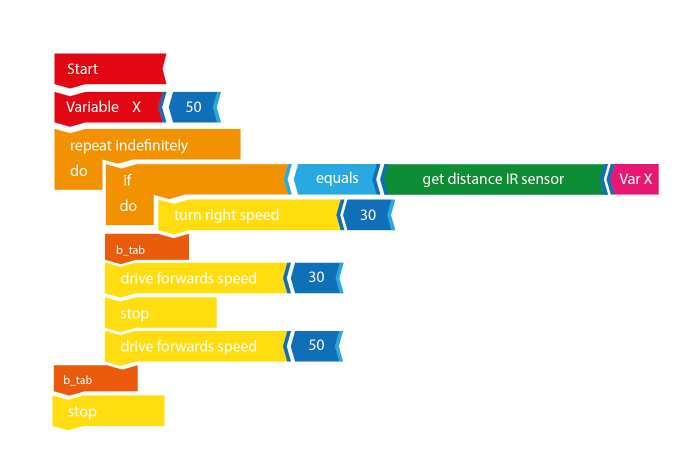
#> input picture test_images/complex_example_image.PNG, 1360 x 910 px (shown at 1/2 size)
$ jupyter execute --allow-errors complex-example.ipynb   (shell and % lines are left out)
#> lines starting #> are read from the running program, lines starting #| are printed output that depends on the picture; after the words box and inside, x2 and y2 are one past the last pixel; in counts of white or black regions, pixels touching at a corner belong together
# Complex example

The goal of this notebook is to combine everything that i learned from previous experiments and make a more generic and reliable process that is closer to the actual 'final' program that will hanlde pictures of tangible programs.

## Init

[cell 1]
# TODO: check imports
import numpy as np
import matplotlib.pyplot as plt
import cv2 as cv
import pytesseract
import os
from PIL import Image
from scipy.ndimage import label
from scipy.ndimage import binary_closing
from anytree import Node, RenderTree

# First block id + 1
BLOCK_ID = 0

# List that holds block objects
block_list = []

A = np.array(Image.open('test_images/complex_example_image.PNG'))
#> A is the input picture: shape (910, 1360, 4); mean R, G, B, A 241.9, 233.5, 212.2, 255
A = cv.resize(A, dsize=(1500, 1200), interpolation=cv.INTER_CUBIC)
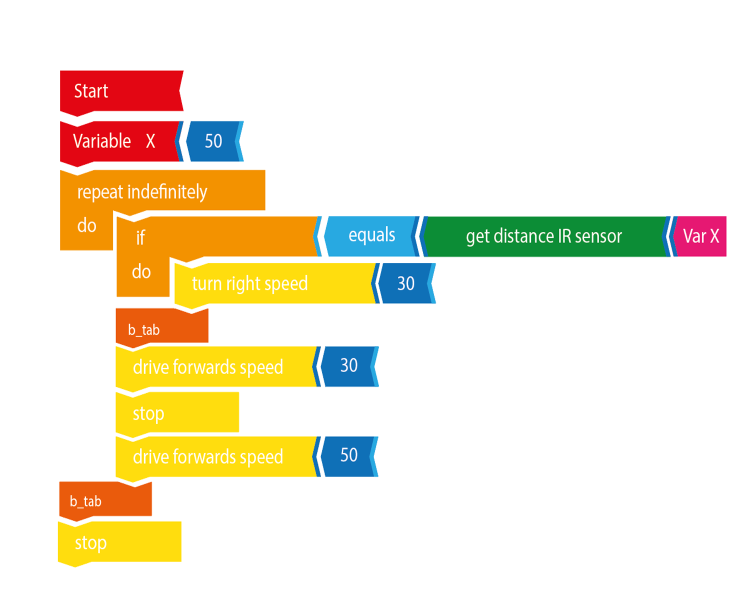
#> A: shape (1200, 1500, 4) (shown at 1/2 size); mean R, G, B, A 241.9, 233.5, 212.1, 255

class code_block:
    # [7 lines left out: function __init__, not called in this run]

    def __str__(self):
        return '{self.b_id}, "{self.text}" at ({self.x}, {self.y})'.format(self = self)

# [5 lines left out: function new_block, not called in this run]

# Seperate Components

In order to seperate and label each block from the image i convert it to the HSV colorspace and apply the connected component method on the thresholded saturation chanel. This will work for most pictures of tangilble programs on a white background as colorful block will always be more saturated that the background.

[cell 2]
# Original image to HSV
hsv_A = cv.cvtColor(A, cv.COLOR_RGB2HSV)
#> hsv_A: shape (1200, 1500, 3); mean H, S, V 12, 48.8, 249.5

# Split each chanel...
h,s,v = cv.split(hsv_A)
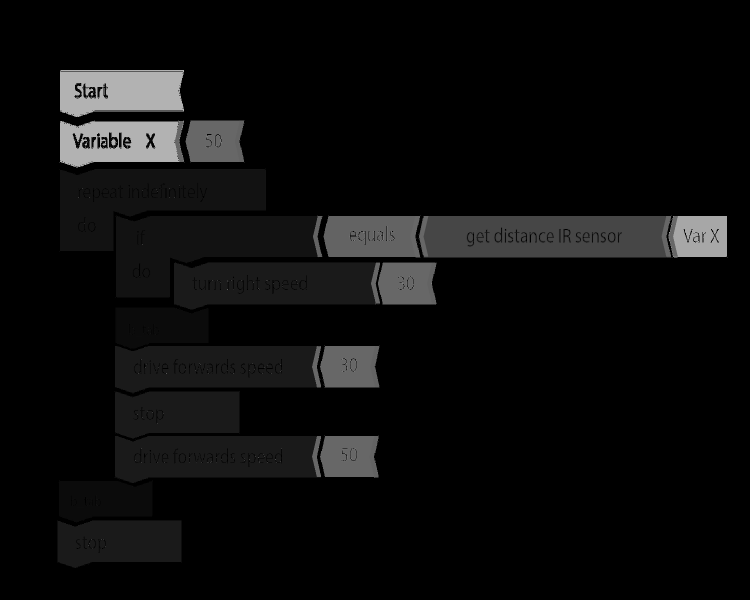
#> h: shape (1200, 1500) (shown at 1/2 size); min 0, max 179, mean 12
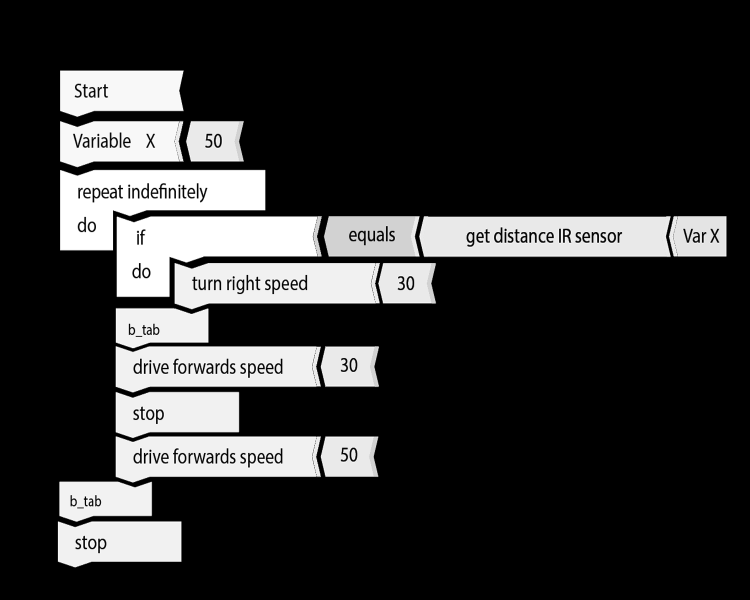
#> s: shape (1200, 1500) (shown at 1/2 size); min 0, max 255, mean 48.8
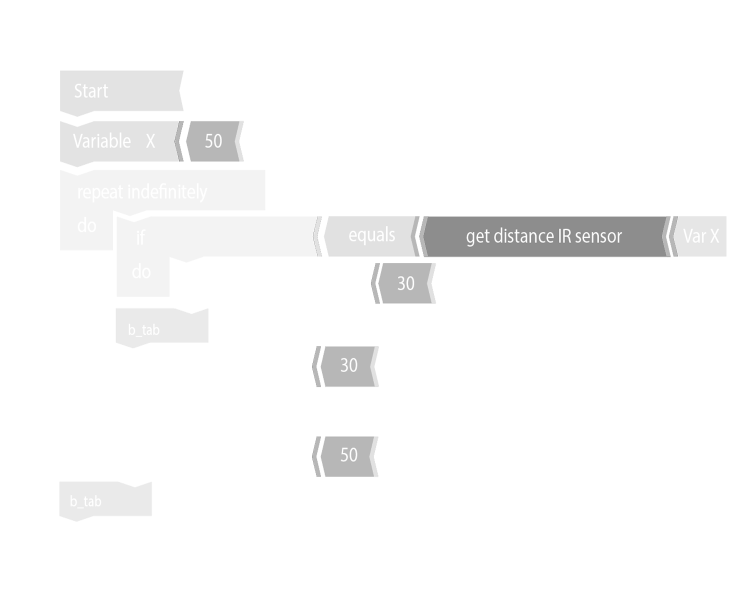
#> v: shape (1200, 1500) (shown at 1/2 size); min 102, max 255, mean 249.5

# ...and display it.
fig, (ax1, ax2,ax3) = plt.subplots(1, 3, figsize=(15,4))
fig.suptitle('HSV value split')
ax1.imshow(h, cmap='Purples')
ax2.imshow(s, cmap='Blues')
ax3.imshow(v, cmap='Greens')
fig.show()

## Mask generation - Preparing features for Tesseract OCR

[cell 3]
# Original image to grayscale
gray_A = cv.cvtColor(A, cv.COLOR_BGR2GRAY)
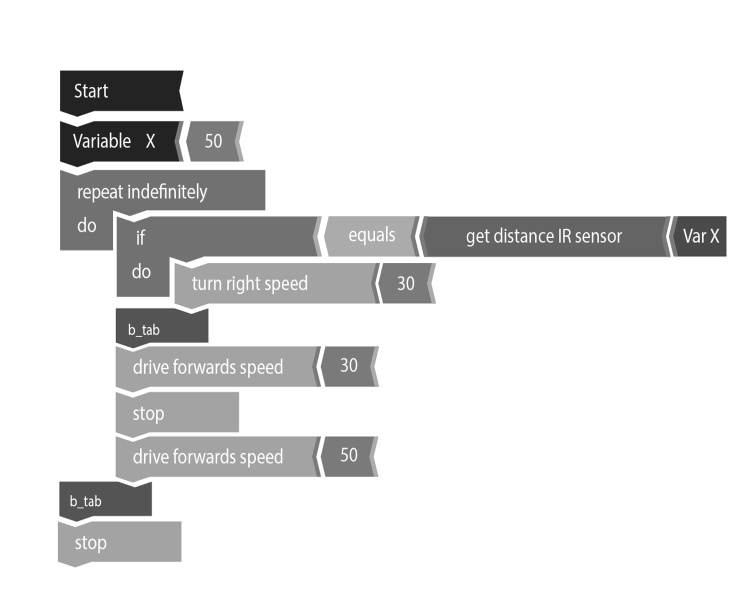
#> gray_A: shape (1200, 1500) (shown at 1/2 size); min 25, max 255, mean 228

# Kernel that will be used in later morphological trasformations
closing_kernel = cv.getStructuringElement(cv.MORPH_RECT, (3,3))

# threshold saturation chanel
ret3, th_saturation = cv.threshold(s, 0, 255, cv.THRESH_BINARY+cv.THRESH_OTSU)
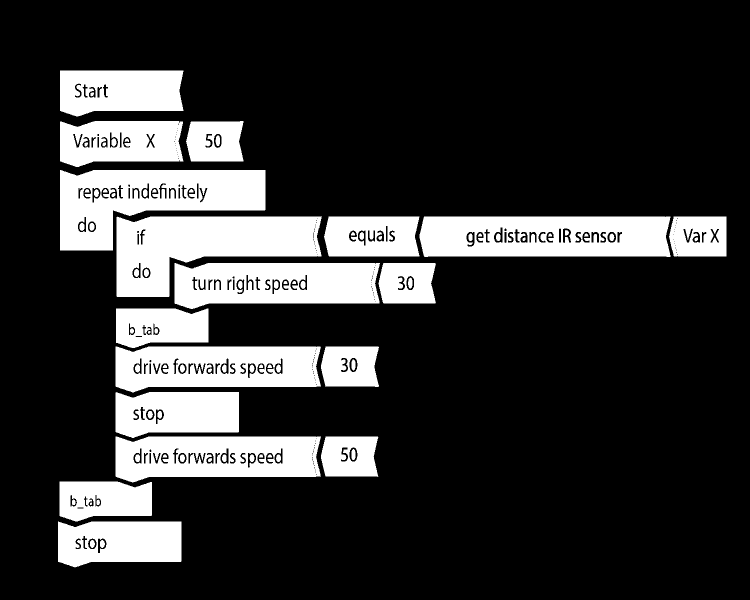
#> th_saturation: shape (1200, 1500) (shown at 1/2 size); 20.2% white; 83 white regions (1 under 20 px), largest, box (x1, y1, x2, y2) and area: (233, 433, 644, 594) 40268, (120, 340, 531, 501) 38385, (839, 433, 1341, 514) 35899
#> ret3 = 119

# dilating thresholded image to remove letters
kernel = cv.getStructuringElement(cv.MORPH_RECT, (2,2))
th_saturation = cv.dilate(th_saturation, kernel, iterations = 3)
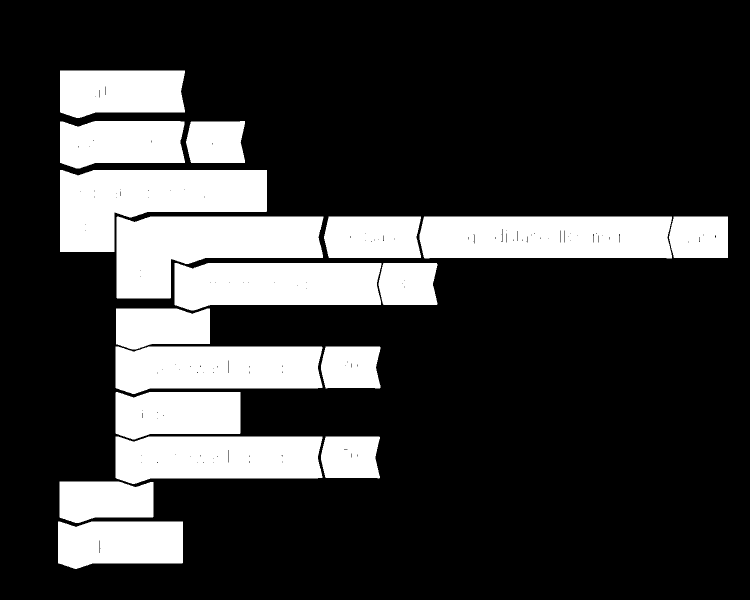
#> th_saturation: shape (1200, 1500) (shown at 1/2 size); 22.4% white; 18 white regions, largest, box (x1, y1, x2, y2) and area: (120, 340, 534, 504) 43525, (233, 433, 647, 597) 42915, (839, 433, 1344, 517) 41027

# using connected components (CC) method to label each block
num_labels, labels_im = cv.connectedComponents(th_saturation)
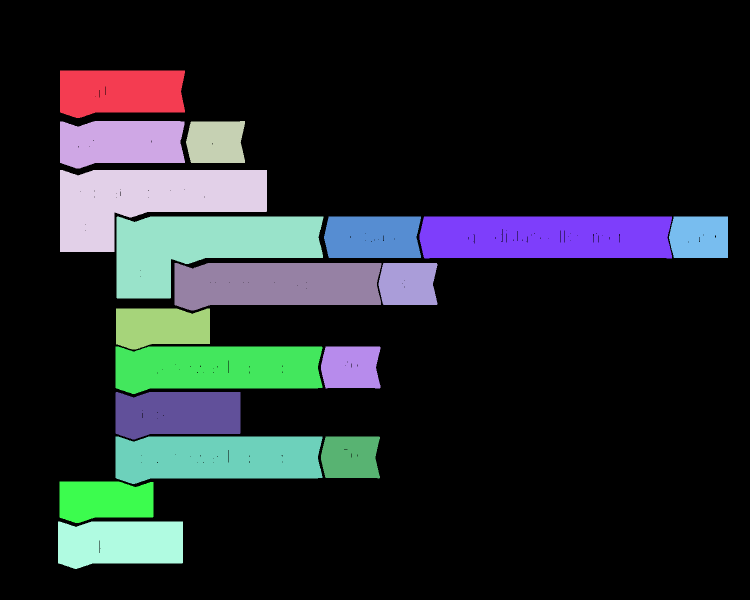
#> labels_im: shape (1200, 1500) int32 (shown at 1/2 size); 19 distinct labels, from 0 to 18; one colour per label, 0 black
#> num_labels = 19

print('Found {} blocks in image\n +++ ++ +++'.format(num_labels-1))
#| Found 18 blocks in image
#|  +++ ++ +++
#> (the rest of this cell did not finish here and is left out)

# Syntax Tree using anytree lib

In order to generate blockly XML correctly an Abstract Syntax Tree (AST) needs to be generated. Using the following functions the program checks for attached, idented or blocks underneath each block making connections between them.

[cell 4]
# get_underneath: returns the block underneath my_block if there is one
# else None.
# [17 lines left out: function get_underneath, not called in this run]

# Test if it works
for block in block_list:
    res = get_underneath(block)
    print('{:2}: {:<25} has {} underneath'.format(block.b_id, block.text, res))

[cell 5]
# get_attached_to: returns the attached block to my_block if there is one
# else None.
# [16 lines left out: function get_attached_to, not called in this run]

# Test if it works
for block in block_list:
    res = get_attached_to(block)
    print('{:2}: {:<25} has {} attached'.format(block.b_id, block.text, res))

[cell 6]
# get_idented_to: returns the idented block to my_block if there is one
# else None.
# [17 lines left out: function get_idented_to, not called in this run]

# Test if it works
for block in block_list:
    res = get_idented_to(block)
    print('{:2}: {:<25} has {} idented'.format(block.b_id, block.text, res))

$ run again, with test_images/complex-example-2.png copied over test_images/complex_example_image.PNG
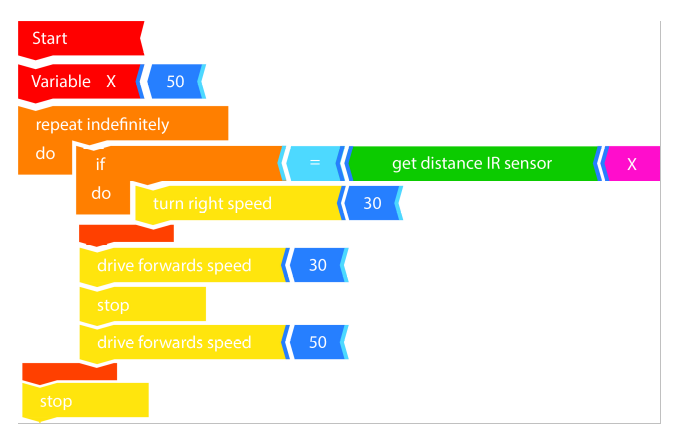
#> input picture test_images/complex-example-2.png, 692 x 431 px
#> A is the input picture: shape (431, 692, 4); mean R, G, B, A 241.2, 229.4, 200.5, 255
#> A: shape (1200, 1500, 4)
#> hsv_A: shape (1200, 1500, 3); mean H, S, V 10.8, 62.4, 253.3
#> `ret3, th_saturation = cv.threshold(s, 0, 255, cv.THRESH_BINARY+cv.THRE..`:
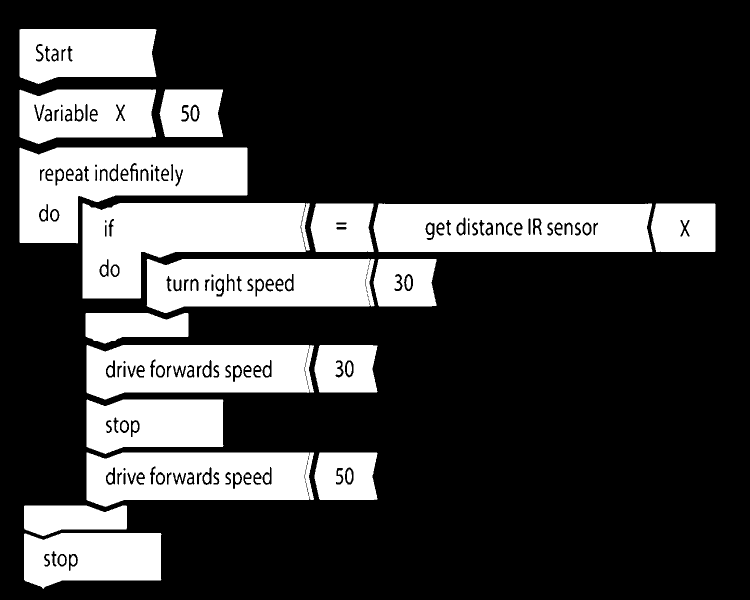
#> th_saturation: shape (1200, 1500) (shown at 1/2 size); 25.5% white; 71 white regions, largest, box (x1, y1, x2, y2) and area: (165, 406, 620, 597) 53625, (39, 295, 495, 487) 50683, (747, 407, 1305, 504) 48384
#> `ret3, th_saturation = cv.threshold(s, 0, 255, cv.THRESH_BINARY+cv.THRE..`: ret3 = 120
#> labels_im: shape (1200, 1500) int32; 19 distinct labels, from 0 to 18
#> num_labels = 19
#| Found 18 blocks in image
#|  +++ ++ +++
